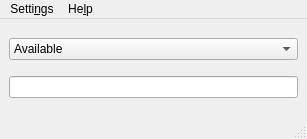
<?xml version="1.0" encoding="UTF-8"?>
<ui version="4.0">
    <class>ktelephone</class>
    <widget class="QMainWindow" name="ktelephone">
        <property name="geometry">
            <rect>
                <x>0</x>
                <y>0</y>
                <width>307</width>
                <height>139</height>
            </rect>
        </property>
        <property name="sizePolicy">
            <sizepolicy hsizetype="Fixed" vsizetype="Fixed">
                <horstretch>0</horstretch>
                <verstretch>0</verstretch>
            </sizepolicy>
        </property>
        <property name="minimumSize">
            <size>
                <width>307</width>
                <height>139</height>
            </size>
        </property>
        <property name="maximumSize">
            <size>
                <width>307</width>
                <height>139</height>
            </size>
        </property>
        <property name="windowTitle">
            <string>ktelephone</string>
        </property>
        <property name="dockNestingEnabled">
            <bool>true</bool>
        </property>
        <widget class="QWidget" name="centralWidget">
            <property name="sizePolicy">
                <sizepolicy hsizetype="Fixed" vsizetype="Fixed">
                    <horstretch>0</horstretch>
                    <verstretch>0</verstretch>
                </sizepolicy>
            </property>
            <property name="maximumSize">
                <size>
                    <width>420</width>
                    <height>16777215</height>
                </size>
            </property>
            <layout class="QGridLayout" name="gridLayout">
                <item row="1" column="0">
                    <widget class="QLineEdit" name="sipInput"/>
                </item>
                <item row="0" column="0">
                    <widget class="QComboBox" name="statusComboBox">
                        <item>
                            <property name="text">
                                <string>Available</string>
                            </property>
                        </item>
                        <item>
                            <property name="text">
                                <string>Unavailable</string>
                            </property>
                        </item>
                    </widget>
                </item>
            </layout>
        </widget>
        <widget class="QMenuBar" name="menuBar">
            <property name="geometry">
                <rect>
                    <x>0</x>
                    <y>0</y>
                    <width>307</width>
                    <height>26</height>
                </rect>
            </property>
            <widget class="QMenu" name="menuSettings">
                <property name="title">
                    <string>Setti&amp;ngs</string>
                </property>
                <addaction name="actionPreferences"/>
            </widget>
            <widget class="QMenu" name="menuHelp">
                <property name="title">
                    <string>He&amp;lp</string>
                </property>
                <addaction name="actionAbout"/>
            </widget>
            <addaction name="menuSettings"/>
            <addaction name="menuHelp"/>
        </widget>
        <widget class="QStatusBar" name="statusBar"/>
        <action name="actionPreferences">
            <property name="text">
                <string>&amp;Preferences...</string>
            </property>
        </action>
        <action name="actionAbout">
            <property name="text">
                <string>&amp;About...</string>
            </property>
        </action>
    </widget>
    <resources/>
    <connections/>
</ui>
